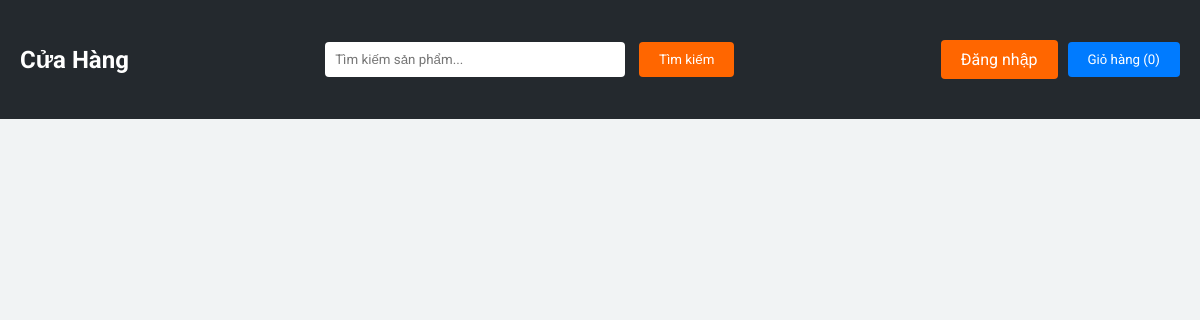
Before: / with the older database file.
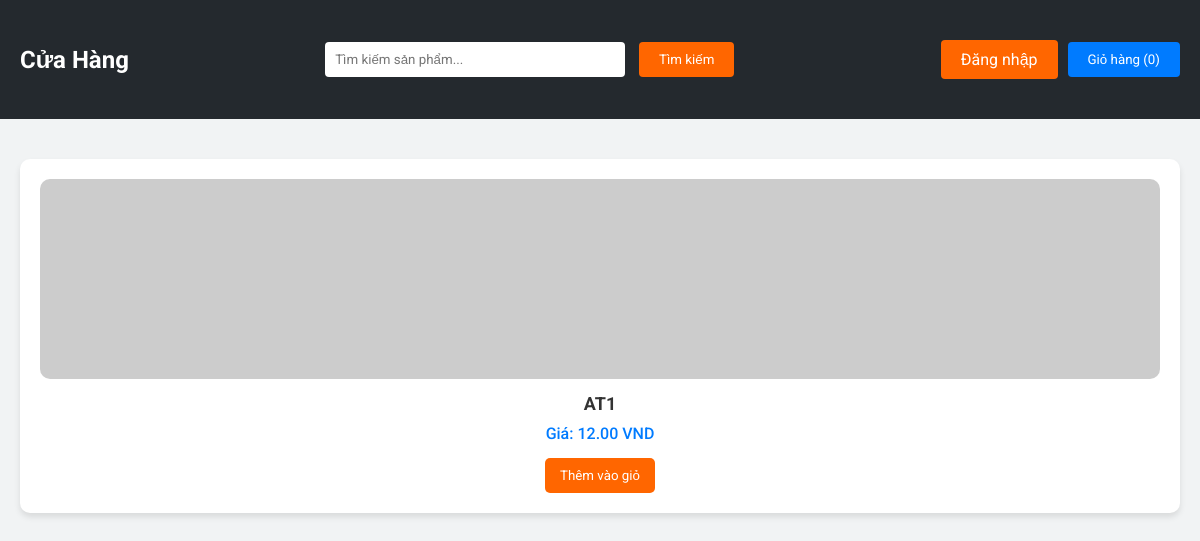
After: the same page with the newer database file.
### member/models.py (models this page shows)
class Product(models.Model):
    STATUS_CHOICES = [
        ('in_stock', 'In Stock'),
        ('running_out', 'Running Out'),
    ]
    TYPE_CHOICES = [
        ('aoThun', 'Áo Thun'),
        ('aoSoMi', 'Áo Sơ Mi'),
        ('aoKhoac', 'Áo Khoác'),
        ('aoPolo', 'Áo Polo'),
    ]
    product_id = models.CharField(max_length=100, unique=True)
    value = models.DecimalField(max_digits=10, decimal_places=2)
    type = models.CharField(
        max_length=20,
        choices=TYPE_CHOICES,
        default='aoThun',
    )
    amount = models.PositiveIntegerField()
    status = models.CharField(
        max_length=20,
        choices=STATUS_CHOICES,
        default='in_stock',
    )
    def __str__(self):
        return f'{self.product_id} - {self.type}'

### member/views.py (the view)
# urls.py: path('', views.loadShopProduct, name='shop'),
def loadShopProduct(request):
    print('Load Shop Product')
    product = Product.objects.all()
    print(product)
    return render(request, 'Shop.html', {'Products': product})

### member/template/Shop.html (shortened to what this page needs)
<!DOCTYPE html>
<html lang="vi">
<head>
    <link rel="stylesheet" href="../static/css/Shop.css">
</head>
<body>
    <header>
        <div class="container">
            <h1 class="logo">Cửa Hàng</h1>
            <div class="search-bar">
                <input type="text" id="searchInput" placeholder="Tìm kiếm sản phẩm...">
                <button class="btn-search" onclick="searchProduct()">Tìm kiếm</button>
            </div>
            <div class="header-buttons">
                {% if user.is_authenticated %}
                <div class="dropdown">
                    <button class="dropbtn">{{ user.username }} <i class="fa fa-caret-down"></i></button>
                    <div class="dropdown-content">
                        <a href="#">Profile</a>
                        <form action="{% url 'logout' %}" method="post" style="margin: 0; padding: 0;">
                            {% csrf_token %}
                            <button type="submit"
                                style="background:none; border:none; padding: 12px 16px; color: #333; width: 100%; text-align: left; cursor: pointer;">Logout</button>
                        </form>
                    </div>
                </div>
                {% else %}
                <a class="btn-login" href="{% url 'login' %}">Đăng nhập</a>
                {% endif %}
                <button class="btn-cart" onclick="showCart()">Giỏ hàng (<span id="cart-count">0</span>)</button>
            </div>
        </div>
    </header>
    <div class="container">
        <div class="product-container" id="productContainer">
            {% for Product in Products %}
            <div class="product">
                <img src="https://via.placeholder.com/150">
                <h3>{{ Product.product_id }}</h3>
                <p>Giá: {{ Product.value }} VND</p>
                <button onclick="addToCart('{{ Product.product_id }}')">Thêm vào giỏ</button>
            </div>
            {% endfor %}
        </div>
    </div>
</body>
</html>

### member/static/css/Shop.css (style rules this page uses)
* { margin: 0; padding: 0; box-sizing: border-box; font-family: 'Roboto', sans-serif; }
body { background-color: #f1f3f4; }
.container { max-width: 1200px; margin: 0 auto; padding: 20px; }
header { background-color: #24292e; color: white; padding: 20px 0; }
header .container { display: flex; justify-content: space-between; align-items: center; }
.logo { font-size: 24px; font-weight: 700; }
.search-bar input { padding: 10px; border: none; border-radius: 4px; width: 300px; margin-right: 10px; }
.search-bar .btn-search { background-color: #ff6600; color: white; border: none; padding: 10px 20px; cursor: pointer; border-radius: 4px; }
.header-buttons button { background-color: #ff6600; color: white; border: none; padding: 10px 20px; cursor: pointer; border-radius: 4px; margin-left: 10px; }
.header-buttons a { background-color: #ff6600; color: white; border: none; padding: 10px 20px; cursor: pointer; border-radius: 4px; margin-left: 10px; text-decoration: none; }
.header-buttons .btn-cart { background-color: #007bff; }
.product-container { display: grid; grid-template-columns: repeat(auto-fit, minmax(250px, 1fr)); gap: 20px; margin-top: 20px; }
.product { background-color: white; border-radius: 10px; box-shadow: 0 4px 6px rgba(0, 0, 0, 0.1); padding: 20px; text-align: center; transition: transform 0.3s ease; }
.product img { width: 100%; height: 200px; object-fit: cover; border-radius: 10px; }
.product h3 { font-size: 18px; margin: 10px 0; color: #333; }
.product p { color: #007bff; font-weight: 500; font-size: 16px; margin-bottom: 15px; }
.product button { background-color: #ff6600; color: white; border: none; padding: 10px 15px; cursor: pointer; border-radius: 5px; transition: background-color 0.3s ease; }

### member/template/Shop.html (style rules this page uses)
* { margin: 0; padding: 0; box-sizing: border-box; font-family: 'Roboto', sans-serif; }
body { background-color: #f1f3f4; }
.container { max-width: 1200px; margin: 0 auto; padding: 20px; }
header { background-color: #24292e; color: white; padding: 20px 0; }
header .container { display: flex; justify-content: space-between; align-items: center; }
.logo { font-size: 24px; font-weight: 700; }
.search-bar input { padding: 10px; border: none; border-radius: 4px; width: 300px; margin-right: 10px; }
.search-bar .btn-search { background-color: #ff6600; color: white; border: none; padding: 10px 20px; cursor: pointer; border-radius: 4px; }
.header-buttons { display: flex; align-items: center; }
.header-buttons a, .header-buttons button { background-color: #ff6600; color: white; border: none; padding: 10px 20px; cursor: pointer; border-radius: 4px; margin-left: 10px; text-decoration: none; }
.header-buttons .btn-cart { background-color: #007bff; }
.product-container { display: grid; grid-template-columns: repeat(auto-fit, minmax(250px, 1fr)); gap: 20px; margin-top: 20px; }
.product { background-color: white; border-radius: 10px; box-shadow: 0 4px 6px rgba(0, 0, 0, 0.1); padding: 20px; text-align: center; transition: transform 0.3s ease; }
.product img { width: 100%; height: 200px; object-fit: cover; border-radius: 10px; }
.product h3 { font-size: 18px; margin: 10px 0; color: #333; }
.product p { color: #007bff; font-weight: 500; font-size: 16px; margin-bottom: 15px; }
.product button { background-color: #ff6600; color: white; border: none; padding: 10px 15px; cursor: pointer; border-radius: 5px; transition: background-color 0.3s ease; }

Changed rows visible on the page:
added Product: product_id "AT1", value "12.00"
